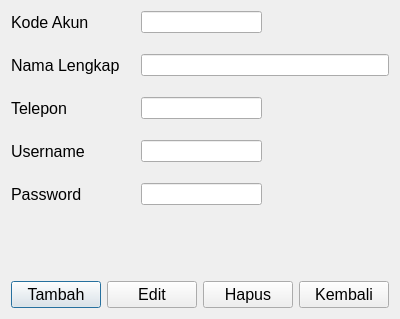
<?xml version="1.0" encoding="UTF-8"?>
<ui version="4.0">
 <class>DialogAkun</class>
 <widget class="QDialog" name="DialogAkun">
  <property name="geometry">
   <rect>
    <x>0</x>
    <y>0</y>
    <width>400</width>
    <height>319</height>
   </rect>
  </property>
  <property name="windowTitle">
   <string>Form Akun</string>
  </property>
  <property name="windowIcon">
   <iconset>
    <normaloff>../images/logo.png</normaloff>../images/logo.png</iconset>
  </property>
  <layout class="QGridLayout" name="gridLayout_2">
   <item row="2" column="0">
    <layout class="QHBoxLayout" name="horizontalLayout">
     <item>
      <widget class="QPushButton" name="btnTambah">
       <property name="font">
        <font>
         <pointsize>12</pointsize>
        </font>
       </property>
       <property name="text">
        <string>Tambah</string>
       </property>
       <property name="icon">
        <iconset>
         <normaloff>../images/Knob-Add-icon.png</normaloff>../images/Knob-Add-icon.png</iconset>
       </property>
      </widget>
     </item>
     <item>
      <widget class="QPushButton" name="btnEdit">
       <property name="font">
        <font>
         <pointsize>12</pointsize>
        </font>
       </property>
       <property name="text">
        <string>Edit</string>
       </property>
       <property name="icon">
        <iconset>
         <normaloff>../images/Knob-Valid-Green-icon.png</normaloff>../images/Knob-Valid-Green-icon.png</iconset>
       </property>
      </widget>
     </item>
     <item>
      <widget class="QPushButton" name="btnHapus">
       <property name="font">
        <font>
         <pointsize>12</pointsize>
        </font>
       </property>
       <property name="text">
        <string>Hapus</string>
       </property>
       <property name="icon">
        <iconset>
         <normaloff>../images/Knob-Remove-Red-icon.png</normaloff>../images/Knob-Remove-Red-icon.png</iconset>
       </property>
      </widget>
     </item>
     <item>
      <widget class="QPushButton" name="btnKembali">
       <property name="font">
        <font>
         <pointsize>12</pointsize>
        </font>
       </property>
       <property name="text">
        <string>Kembali</string>
       </property>
       <property name="icon">
        <iconset>
         <normaloff>../images/Knob-Left-icon.png</normaloff>../images/Knob-Left-icon.png</iconset>
       </property>
      </widget>
     </item>
    </layout>
   </item>
   <item row="0" column="0">
    <layout class="QGridLayout" name="gridLayout">
     <item row="2" column="2" colspan="2">
      <widget class="QLineEdit" name="txtNamaLengkap"/>
     </item>
     <item row="0" column="3">
      <spacer name="horizontalSpacer">
       <property name="orientation">
        <enum>Qt::Horizontal</enum>
       </property>
       <property name="sizeHint" stdset="0">
        <size>
         <width>40</width>
         <height>20</height>
        </size>
       </property>
      </spacer>
     </item>
     <item row="0" column="0">
      <widget class="QLabel" name="label">
       <property name="font">
        <font>
         <pointsize>12</pointsize>
        </font>
       </property>
       <property name="text">
        <string>Kode Akun</string>
       </property>
      </widget>
     </item>
     <item row="4" column="0">
      <widget class="QLabel" name="label_3">
       <property name="font">
        <font>
         <pointsize>12</pointsize>
        </font>
       </property>
       <property name="text">
        <string>Telepon</string>
       </property>
      </widget>
     </item>
     <item row="1" column="0">
      <spacer name="verticalSpacer">
       <property name="orientation">
        <enum>Qt::Vertical</enum>
       </property>
       <property name="sizeType">
        <enum>QSizePolicy::Fixed</enum>
       </property>
       <property name="sizeHint" stdset="0">
        <size>
         <width>20</width>
         <height>15</height>
        </size>
       </property>
      </spacer>
     </item>
     <item row="7" column="0">
      <spacer name="verticalSpacer_4">
       <property name="orientation">
        <enum>Qt::Vertical</enum>
       </property>
       <property name="sizeType">
        <enum>QSizePolicy::Fixed</enum>
       </property>
       <property name="sizeHint" stdset="0">
        <size>
         <width>20</width>
         <height>15</height>
        </size>
       </property>
      </spacer>
     </item>
     <item row="3" column="0">
      <spacer name="verticalSpacer_2">
       <property name="orientation">
        <enum>Qt::Vertical</enum>
       </property>
       <property name="sizeType">
        <enum>QSizePolicy::Fixed</enum>
       </property>
       <property name="sizeHint" stdset="0">
        <size>
         <width>20</width>
         <height>15</height>
        </size>
       </property>
      </spacer>
     </item>
     <item row="4" column="2">
      <widget class="QLineEdit" name="txtTelepon"/>
     </item>
     <item row="6" column="0">
      <widget class="QLabel" name="label_4">
       <property name="font">
        <font>
         <pointsize>12</pointsize>
        </font>
       </property>
       <property name="text">
        <string>Username</string>
       </property>
      </widget>
     </item>
     <item row="6" column="2">
      <widget class="QLineEdit" name="txtUsername"/>
     </item>
     <item row="2" column="0">
      <widget class="QLabel" name="label_2">
       <property name="font">
        <font>
         <pointsize>12</pointsize>
        </font>
       </property>
       <property name="text">
        <string>Nama Lengkap</string>
       </property>
      </widget>
     </item>
     <item row="8" column="2">
      <widget class="QLineEdit" name="txtPassword"/>
     </item>
     <item row="8" column="0">
      <widget class="QLabel" name="label_5">
       <property name="font">
        <font>
         <pointsize>12</pointsize>
        </font>
       </property>
       <property name="text">
        <string>Password</string>
       </property>
      </widget>
     </item>
     <item row="0" column="2">
      <widget class="QLineEdit" name="txtKodeAkun"/>
     </item>
     <item row="5" column="0">
      <spacer name="verticalSpacer_3">
       <property name="orientation">
        <enum>Qt::Vertical</enum>
       </property>
       <property name="sizeType">
        <enum>QSizePolicy::Fixed</enum>
       </property>
       <property name="sizeHint" stdset="0">
        <size>
         <width>20</width>
         <height>15</height>
        </size>
       </property>
      </spacer>
     </item>
     <item row="2" column="1">
      <spacer name="horizontalSpacer_2">
       <property name="orientation">
        <enum>Qt::Horizontal</enum>
       </property>
       <property name="sizeType">
        <enum>QSizePolicy::Fixed</enum>
       </property>
       <property name="sizeHint" stdset="0">
        <size>
         <width>15</width>
         <height>20</height>
        </size>
       </property>
      </spacer>
     </item>
    </layout>
   </item>
   <item row="1" column="0">
    <spacer name="verticalSpacer_5">
     <property name="orientation">
      <enum>Qt::Vertical</enum>
     </property>
     <property name="sizeHint" stdset="0">
      <size>
       <width>20</width>
       <height>40</height>
      </size>
     </property>
    </spacer>
   </item>
  </layout>
 </widget>
 <resources/>
 <connections/>
</ui>
